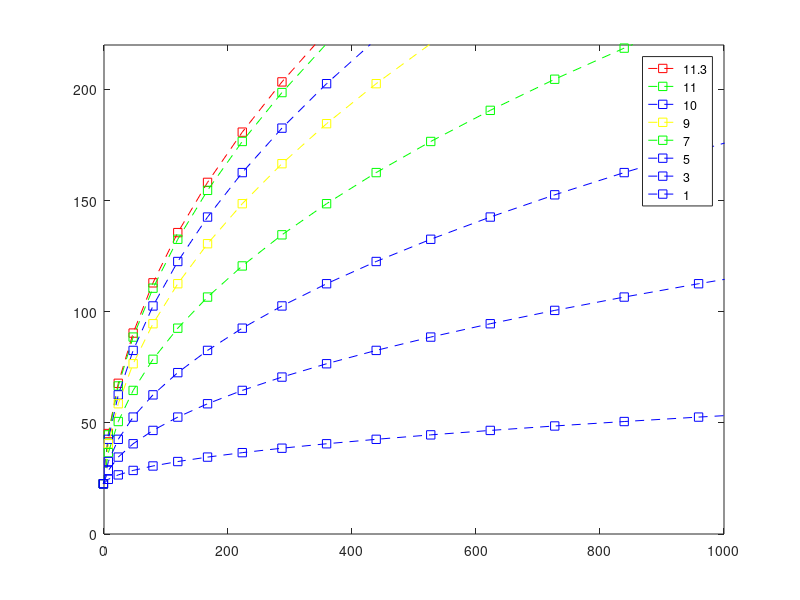

Here is the MATLAB script that generated this plot: (Note: this script raises an error after producing the figure.)
clc;
N = ((1:100)*2-1)';

SumN_4 = (2+N)/2.*((N-2)/(2)+1)*2-N;
SumN_6 = (2+N)/2.*((N-2)/1+1)*2-N;

FoVsingle = 22.6;

dFoV = 11.3;
FoV1 = 2*(dFoV*(N-1)/2+FoVsingle/2);

dFoV = 11;
FoV2 = 2*(dFoV*(N-1)/2+FoVsingle/2);

dFoV = 10;
FoV3 = 2*(dFoV*(N-1)/2+FoVsingle/2);

dFoV = 9;
FoV4 = 2*(dFoV*(N-1)/2+FoVsingle/2);

dFoV = 7;
FoV5 = 2*(dFoV*(N-1)/2+FoVsingle/2);

dFoV = 5;
FoV6 = 2*(dFoV*(N-1)/2+FoVsingle/2);

dFoV = 3;
FoV7 = 2*(dFoV*(N-1)/2+FoVsingle/2);

dFoV = 1;
FoV8 = 2*(dFoV*(N-1)/2+FoVsingle/2);

figure;
plot(SumN_6,FoV1,'--rs');
hold on;
plot(SumN_6,FoV2,'--gs');
hold on;
plot(SumN_6,FoV3,'--bs');
hold on;
plot(SumN_6,FoV4,'--ys');
hold on;
plot(SumN_6,FoV5,'--gs');
hold on;
plot(SumN_6,FoV6,'--bs');
hold on;
plot(SumN_6,FoV7,'--bs');
hold on;
plot(SumN_6,FoV8,'--bs');
hold on;
legend('11.3','11','10','9','7','5','3','1');
axis([0,1000,0,220]);

D = [SumN_6,FoV1,FoV2,FoV3,FoV4,FoV5,FoV6,FoV7,FoV8];
xlswrite('hex_Npixel_FoV.xlsx',D);

